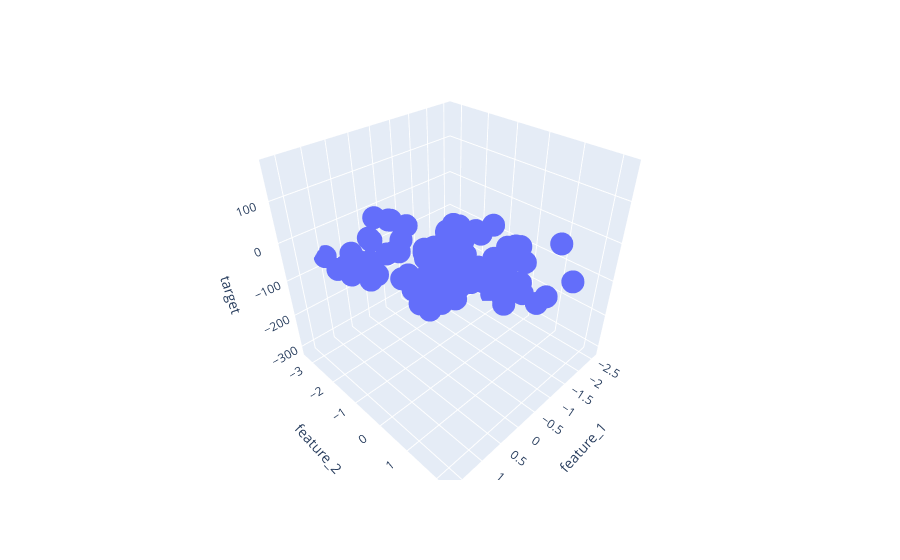

The code cell stored with this chart in its notebook:
### Code cell
import plotly.express as px
fig = px.scatter_3d(df,x='feature_1', y='feature_2', z='target')
fig.show()
